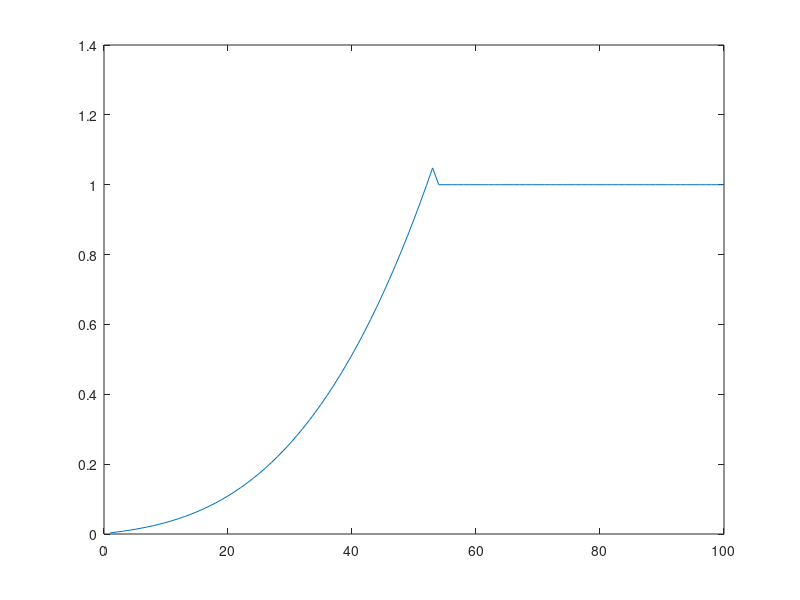

Write the MATLAB code that produced this figure.
for x = 1:100
    if (x >= 0 && x < 54)
         y = (5*10^(-6)*x^3) + (7*10^(-5)*x^2) + (0.002*x) + 0.0011;
    else
        y = 1;
    end
    the_result(x) = y;
end

plot((1:100), the_result);